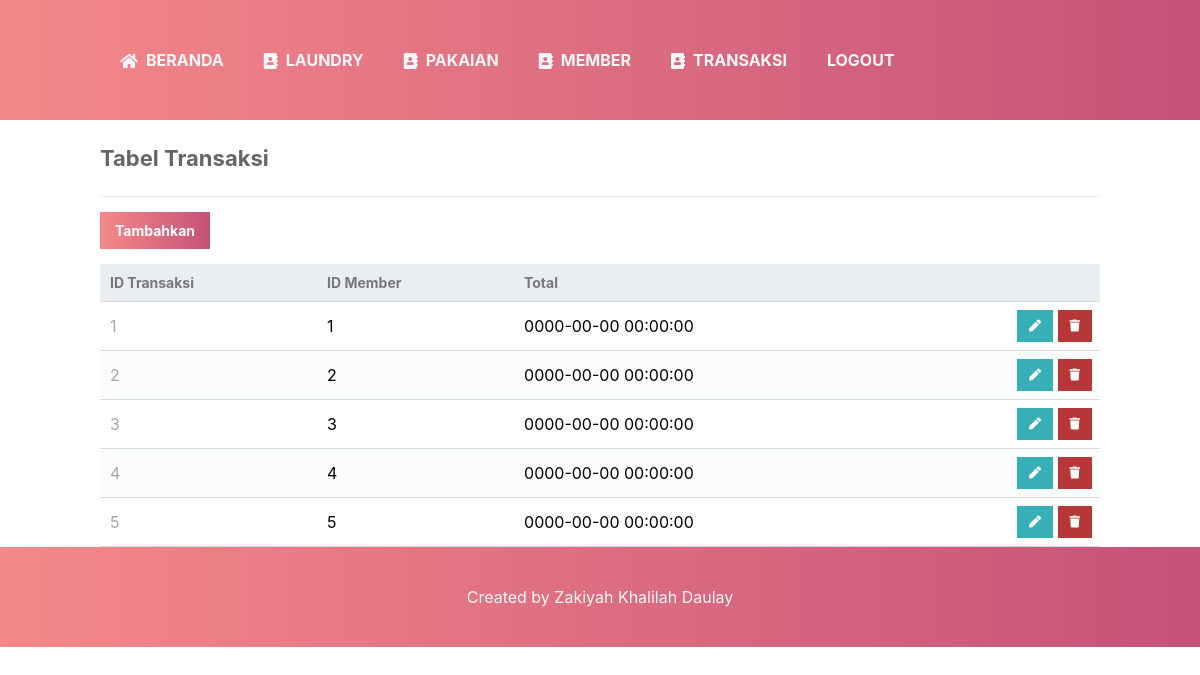
Screenshot of /read_transaksi.php with the database file from the repository.
### tables this page shows
CREATE TABLE tb_transaksi (
  transaksi_id int(11) NOT NULL,
  transaksi_id_member int(11) NOT NULL,
  transaksi_total TIMESTAMP NOT NULL,
  PRIMARY KEY (transaksi_id),
  FOREIGN KEY(transaksi_id_member) REFERENCES tb_member(member_id)
  );

### read_transaksi.php (the view, shortened to what this page needs)
<?php
include 'functions.php';
$pdo = pdo_connect_mysql();
$page = isset($_GET['page']) && is_numeric($_GET['page']) ? (int)$_GET['page'] : 1;
$records_per_page = 5;
$stmt = $pdo->prepare('SELECT * FROM tb_transaksi ORDER BY transaksi_id LIMIT :current_page, :record_per_page');
$stmt->bindValue(':current_page', ($page-1)*$records_per_page, PDO::PARAM_INT);
$stmt->bindValue(':record_per_page', $records_per_page, PDO::PARAM_INT);
$stmt->execute();
$tb_transaksi = $stmt->fetchAll(PDO::FETCH_ASSOC);
?>
<?=template_header('Read')?>
<div class="content read">
	<h2>Tabel Transaksi</h2>
	<a href="tambah_transaksi.php" class="create-contact">Tambahkan</a>
	<table>
        <thead>
            <tr>
                <td>ID Transaksi</td>
                <td>ID Member</td>
                <td>Total</td>
                <td></td>
            </tr>
        </thead>
        <tbody>
            <?php foreach ($tb_transaksi as $tb_transaksi): ?>
            <tr>
                <td><?=$tb_transaksi['transaksi_id']?></td>
                 <td><?=$tb_transaksi['transaksi_id_member']?></td>
                <td><?=$tb_transaksi['transaksi_total']?></td>
                <td class="actions">
                    <a href="edit_transaksi.php?transaksi_id=<?=$tb_transaksi['transaksi_id']?>" class="edit"><i class="fas fa-pen fa-xs"></i></a>
                    <a href="hapus_transaksi.php?transaksi_id=<?=$tb_transaksi['transaksi_id']?>" class="trash"><i class="fas fa-trash fa-xs"></i></a>
                </td>
            </tr>
            <?php endforeach; ?>
        </tbody>
    </table>
</div>
<?=template_footer()?>

### style.css (style rules this page uses)
* { box-sizing: border-box; font-family: -apple-system, BlinkMacSystemFont, "segoe ui", roboto, oxygen, ubuntu, cantarell, "fira sans", "droid sans", "helvetica neue", Arial, sans-serif; font-size: 16px; -webkit-font-smoothing: antialiased; -moz-osx-font-smoothing: grayscale; }
body { background-color: white; margin: 0; }
.content { width: 1000px; margin: 0 auto; }
.content h2 { margin: 0; padding: 25px 0; font-size: 22px; border-bottom: 1px solid #ebebeb; color: #666666; }
.read .create-contact { display: inline-block; text-decoration: none; background: linear-gradient(to right, #f48989, #c55278) ; font-weight: bold; font-size: 14px; color: #FFFFFF; padding: 10px 15px; margin: 15px 0; }
.read table { width: 100%; padding-top: 30px; border-collapse: collapse; }
.read table thead { background-color: #ebeef1; border-bottom: 1px solid #d3dae0; }
.read table thead td { padding: 10px; font-weight: bold; color: #767779; font-size: 14px; }
.read table tbody tr { border-bottom: 1px solid #d3dae0; }
.read table tbody tr:nth-child(even) { background-color: #fbfcfc; }
.read table tbody tr td { padding: 10px; }
.read table tbody tr td:nth-child(1) { color: #a5a7a9; }
.read table tbody tr td.actions { padding: 8px; text-align: right; }
.read table tbody tr td.actions .edit, .read table tbody tr td.actions .trash { display: inline-flex; text-align: right; text-decoration: none; color: #FFFFFF; padding: 10px 12px; }
.read table tbody tr td.actions .trash { background-color: #b73737; }
.read table tbody tr td.actions .edit { background-color: #37afb7; }

### rows the page displays
tb_transaksi: transaksi_id "1", transaksi_id_member "1", transaksi_total "0000-00-00 00:00:00"
tb_transaksi: transaksi_id "2", transaksi_id_member "2", transaksi_total "0000-00-00 00:00:00"
tb_transaksi: transaksi_id "3", transaksi_id_member "3", transaksi_total "0000-00-00 00:00:00"
tb_transaksi: transaksi_id "4", transaksi_id_member "4", transaksi_total "0000-00-00 00:00:00"
tb_transaksi: transaksi_id "5", transaksi_id_member "5", transaksi_total "0000-00-00 00:00:00"
